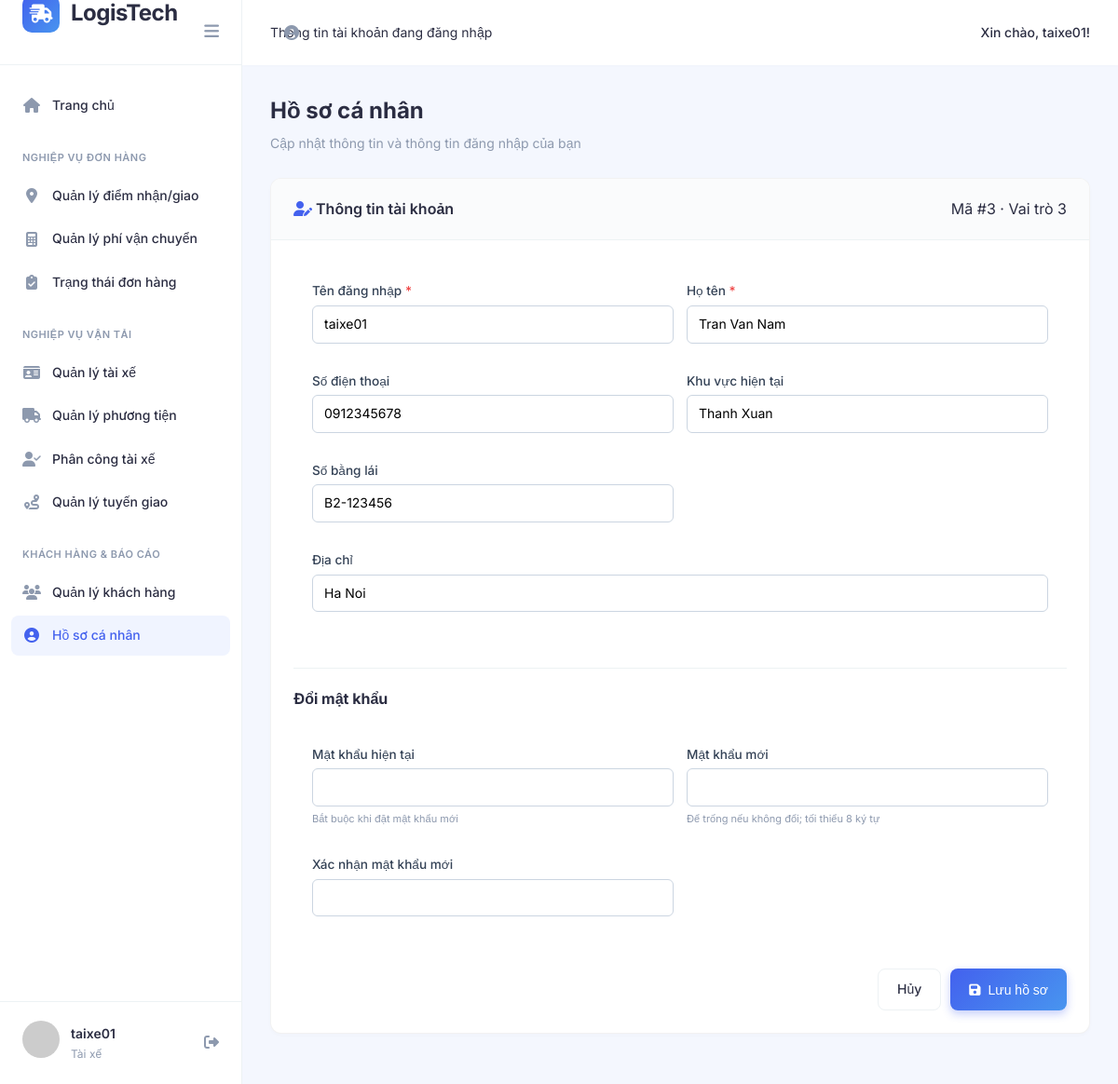
The app's page /index.php?page=hoso (signed in) with its own data.
### tables this page shows
CREATE TABLE TaiKhoan (
    MaTaiKhoan INT AUTO_INCREMENT PRIMARY KEY,
    MaVaiTro INT NOT NULL,
    TenDangNhap VARCHAR(100) NOT NULL UNIQUE,
    MatKhau VARCHAR(255) NOT NULL,
    TrangThai VARCHAR(30) DEFAULT 'Hoat dong',
    NgayTao DATETIME DEFAULT CURRENT_TIMESTAMP,

    CONSTRAINT FK_TaiKhoan_VaiTro
        FOREIGN KEY (MaVaiTro)
        REFERENCES VaiTro(MaVaiTro)
);

CREATE TABLE TaiXe (
    MaTaiXe INT AUTO_INCREMENT PRIMARY KEY,
    MaTaiKhoan INT NOT NULL UNIQUE,
    HoTen VARCHAR(100) NOT NULL,
    SoDienThoai VARCHAR(20),
    SoBangLai VARCHAR(50),
    KhuVucHienTai VARCHAR(100),
    ThoiGianCapNhatViTri DATETIME,
    TrangThai VARCHAR(30) DEFAULT 'San sang',
    DiaChi VARCHAR(255),
    NgayTao DATETIME DEFAULT CURRENT_TIMESTAMP,

    CONSTRAINT FK_TaiXe_TaiKhoan
        FOREIGN KEY (MaTaiKhoan)
        REFERENCES TaiKhoan(MaTaiKhoan)
);

### controllers/hoso_controller.php (called while the page is built, shortened)
<?php
require_once 'models/taikhoan_model.php';
class ProfileController {
    public function index() {
        $accountId = (int)($_SESSION['user_id'] ?? 0);
        $roleId = (int)($_SESSION['role_id'] ?? 0);
        $model = new AccountModel();
        $profileData = $model->getOwnProfile($accountId, $roleId);
        $account = $profileData['account'];
        $profile = $profileData['profile'];
        require 'views/hoso.php';
    }
}
?>

### models/taikhoan_model.php (called while the page is built, shortened)
<?php
require_once 'config/database.php';
class AccountModel {
    private $conn;
    public function __construct() {
        $database = new Database();
        $this->conn = $database->getConnection();
    }
    public function getOwnProfile($accountId, $roleId) {
        $accountStmt = $this->conn->prepare('SELECT MaTaiKhoan, MaVaiTro, TenDangNhap, NgayTao FROM TaiKhoan WHERE MaTaiKhoan = :id AND TrangThai = \'Hoat dong\'');
        $accountStmt->execute([':id' => (int)$accountId]);
        $account = $accountStmt->fetch(PDO::FETCH_ASSOC);
        $profile = [];
        if ((int)$roleId === 1) {
            $query = 'SELECT HoTen AS name, SoDienThoai AS phone, Email AS email, DiaChi AS address FROM KhachHang WHERE MaTaiKhoan = :id';
        } elseif ((int)$roleId === 2) {
            $query = 'SELECT HoTen AS name, SoDienThoai AS phone, Email AS email, ChucVu AS position FROM NhanVien WHERE MaTaiKhoan = :id';
        } elseif ((int)$roleId === 3) {
            $query = 'SELECT HoTen AS name, SoDienThoai AS phone, DiaChi AS address, KhuVucHienTai AS area, SoBangLai AS license FROM TaiXe WHERE MaTaiKhoan = :id';
        } else {
            return ['account' => $account, 'profile' => $profile];
        }
        $profileStmt = $this->conn->prepare($query);
        $profileStmt->execute([':id' => (int)$accountId]);
        $profile = $profileStmt->fetch(PDO::FETCH_ASSOC);
        return $profile ? ['account' => $account, 'profile' => $profile] : null;
    }
}
?>

### config/database.php (called while the page is built, shortened)
<?php
class Database {
    private $host = "localhost";
    private $db_name = "QuanLyVanTai";
    private $username = "root";
    private $password = "";
    public function getConnection() {
        $this->conn = null;
        try {
            $this->conn = new PDO("mysql:host=" . $this->host . ";dbname=" . $this->db_name, $this->username, $this->password);
            $this->conn->exec("set names utf8");
        } catch(PDOException $exception) {
            echo "Lỗi kết nối cơ sở dữ liệu: " . $exception->getMessage();
        }
        return $this->conn;
    }
}
?>

### views/hoso.php (the view, shortened to what this page needs)
<!DOCTYPE html>
<html lang="vi">
<head>
    <link rel="stylesheet" href="assets/css/style.css">
    <link rel="stylesheet" href="https://cdnjs.cloudflare.com/ajax/libs/font-awesome/6.4.0/css/all.min.css">
</head>
<body class="dashboard-body">
<?php include 'views/menu.php'; ?>
<main class="main-content">
    <header class="topbar">
        <div class="search-bar"><i class="fas fa-user-circle search-icon"></i><span style="color:var(--text-secondary);font-size:14px;">Thông tin tài khoản đang đăng nhập</span></div>
        <div class="topbar-right"><span class="user-greeting">Xin chào, <?php echo htmlspecialchars($_SESSION['username'] ?? ''); ?>!</span></div>
    </header>
    <div class="content-area">
        <div class="page-header"><div><h1 class="page-title">Hồ sơ cá nhân</h1><p class="page-subtitle">Cập nhật thông tin và thông tin đăng nhập của bạn</p></div></div>
        <div class="card" style="max-width:900px;">
            <div class="card-header"><h3 class="card-title"><i class="fas fa-user-edit" style="color:#4361ee;"></i> Thông tin tài khoản</h3><span class="badge-pill status-gray">Mã #<?php echo (int)$account['MaTaiKhoan']; ?> · Vai trò <?php echo (int)$roleId; ?></span></div>
            <div class="card-body">
                <form method="POST" action="index.php?page=hoso" autocomplete="off">
                    <div class="customer-form-grid">
                        <div class="input-group"><label for="profileUsername">Tên đăng nhập <span>*</span></label><input id="profileUsername" name="username" value="<?php echo htmlspecialchars($account['TenDangNhap']); ?>" required maxlength="100" autocomplete="username"></div>
                        <?php if ($roleId !== 4): ?>
                        <div class="input-group"><label for="profileName">Họ tên <span>*</span></label><input id="profileName" name="name" value="<?php echo htmlspecialchars($profile['name'] ?? ''); ?>" required maxlength="100" autocomplete="name"></div>
                        <div class="input-group"><label for="profilePhone">Số điện thoại</label><input id="profilePhone" name="phone" type="tel" value="<?php echo htmlspecialchars($profile['phone'] ?? ''); ?>" maxlength="20" autocomplete="tel"></div>
                        <?php endif; ?>
                        <?php if ($roleId === 1): ?>
                        <div class="input-group customer-form-wide"><label for="profileAddress">Địa chỉ</label><input id="profileAddress" name="address" value="<?php echo htmlspecialchars($profile['address'] ?? ''); ?>" maxlength="255" autocomplete="street-address"></div>
                        <?php elseif ($roleId === 2): ?>
                        <div class="input-group"><label>Chức vụ</label><input value="<?php echo htmlspecialchars($profile['position'] ?? ''); ?>" readonly></div>
                        <?php elseif ($roleId === 3): ?>
                        <div class="input-group"><label for="profileArea">Khu vực hiện tại</label><input id="profileArea" name="area" value="<?php echo htmlspecialchars($profile['area'] ?? ''); ?>" maxlength="100"></div>
                        <div class="input-group"><label for="profileLicense">Số bằng lái</label><input id="profileLicense" name="license" value="<?php echo htmlspecialchars($profile['license'] ?? ''); ?>" maxlength="50"></div>
                        <div class="input-group customer-form-wide"><label for="profileAddress">Địa chỉ</label><input id="profileAddress" name="address" value="<?php echo htmlspecialchars($profile['address'] ?? ''); ?>" maxlength="255" autocomplete="street-address"></div>
                        <?php endif; ?>
                    </div>
                    <div style="border-top:1px solid var(--border-color);margin:24px 0 20px;padding-top:20px;">
                        <h3 style="font-size:16px;margin-bottom:16px;">Đổi mật khẩu</h3>
                        <div class="customer-form-grid">
                            <div class="input-group"><label for="currentPassword">Mật khẩu hiện tại</label><input id="currentPassword" name="current_password" type="password" autocomplete="current-password"><small>Bắt buộc khi đặt mật khẩu mới</small></div>
                            <div class="input-group"><label for="newPassword">Mật khẩu mới</label><input id="newPassword" name="new_password" type="password" minlength="8" autocomplete="new-password"><small>Để trống nếu không đổi; tối thiểu 8 ký tự</small></div>
                            <div class="input-group"><label for="confirmPassword">Xác nhận mật khẩu mới</label><input id="confirmPassword" name="confirm_password" type="password" minlength="8" autocomplete="new-password"></div>
                        </div>
                    </div>
                    <div style="display:flex;justify-content:flex-end;gap:10px;">
                        <a class="btn btn-outline" href="index.php?page=trangchu">Hủy</a>
                        <button class="btn btn-primary" type="submit"><i class="fas fa-save"></i> Lưu hồ sơ</button>
                    </div>
                </form>
            </div>
        </div>
    </div>
</main>
</body>
</html>

### assets/css/style.css (style rules this page uses)
:root { --primary-color: #4361ee; --primary-light: #4895ef; --secondary-color: #3f37c9; --success-color: #2ecc71; --warning-color: #f39c12; --danger-color: #e74c3c; --text-main: #2b2d42; --text-muted: #8d99ae; --bg-main: #f8f9fa; --bg-card: #ffffff; --border-color: #edf2f4; --sidebar-bg: #ffffff; --sidebar-text: #2b2d42; --sidebar-active: #f0f4ff; --sidebar-active-text: #4361ee; --sidebar-width: 260px; --topbar-height: 70px; --transition-speed: 0.3s; --shadow-sm: 0 2px 4px rgba(0,0,0,0.02); --shadow-md: 0 4px 6px rgba(0,0,0,0.04); --shadow-lg: 0 10px 15px rgba(0,0,0,0.05); }
* { margin: 0; padding: 0; box-sizing: border-box; }
body { font-family: 'Inter', sans-serif; background-color: var(--bg-main); color: var(--text-main); line-height: 1.6; }
a { text-decoration: none; color: var(--primary-color); }
.btn { display: inline-flex; align-items: center; justify-content: center; gap: 8px; padding: 10px 20px; border: none; border-radius: 8px; font-weight: 500; font-size: 14px; cursor: pointer; transition: all 0.3s ease; }
.btn-primary { background: linear-gradient(135deg, var(--primary-color), var(--primary-light)); color: white; box-shadow: 0 4px 10px rgba(67, 97, 238, 0.3); }
.btn-outline { background: transparent; border: 1px solid var(--border-color); color: var(--text-main); }
.input-group { margin-bottom: 20px; }
.input-group label { display: block; margin-bottom: 8px; font-size: 14px; font-weight: 500; color: var(--text-main); }
.dashboard-body { display: flex; min-height: 100vh; overflow: hidden; }
.main-content { flex: 1; display: flex; flex-direction: column; height: 100vh; overflow: hidden; background-color: #f4f7fe; }
.topbar { height: var(--topbar-height); background: white; display: flex; align-items: center; justify-content: space-between; padding: 0 30px; box-shadow: 0 1px 3px rgba(0,0,0,0.02); z-index: 10; }
.search-bar { position: relative; width: 350px; }
.search-bar .search-icon { position: absolute; left: 15px; top: 50%; transform: translateY(-50%); color: var(--text-muted); }
.topbar-right { display: flex; align-items: center; gap: 20px; }
.user-greeting { font-size: 14px; font-weight: 500; color: var(--text-main); }
.content-area { flex: 1; overflow-y: auto; padding: 30px; }
.page-header { display: flex; justify-content: space-between; align-items: flex-end; margin-bottom: 25px; }
.page-title { font-size: 24px; font-weight: 700; color: var(--text-main); margin-bottom: 5px; }
.page-subtitle { font-size: 14px; color: var(--text-muted); }
.card { background: var(--bg-card); border-radius: 12px; box-shadow: var(--shadow-sm); margin-bottom: 24px; overflow: hidden; border: 1px solid rgba(0,0,0,0.05); }
.card-header { padding: 20px 24px; border-bottom: 1px solid var(--border-color); display: flex; justify-content: space-between; align-items: center; background-color: #fafbfc; }
.card-title { font-size: 16px; font-weight: 600; color: var(--text-main); }
.card-body { padding: 24px; }
.customer-form-grid { display: grid; grid-template-columns: 1fr 1fr; gap: 0 18px; padding: 22px 24px 4px; }
.customer-form-grid .input-group { margin-bottom: 16px; }
.customer-form-grid label { display: block; margin-bottom: 6px; font-size: 13px; font-weight: 600; }
.customer-form-grid label span { color: var(--danger-color); }
.customer-form-grid input { width: 100%; padding: 10px 12px; border: 1px solid #e2e8f0; border-radius: 7px; font: inherit; outline: none; }
.customer-form-grid small { display: block; margin-top: 5px; color: var(--text-muted); font-size: 11px; }
.customer-form-wide { grid-column: 1 / -1; }
.customer-form-grid { padding: 20px; display: grid; grid-template-columns: repeat(2, 1fr); gap: 14px; }
.customer-form-wide { grid-column: span 2; }
.input-group label { display: block; font-size: 0.85rem; font-weight: 500; color: #334155; margin-bottom: 4px; }
.input-group label span { color: #ef4444; }
.input-group input { width: 100%; padding: 8px 12px; border: 1px solid #cbd5e1; border-radius: 6px; font-size: 0.875rem; outline: none; box-sizing: border-box; }

### records on screen
taikhoan: MaTaiKhoan "3", username "taixe01"
taixe: name "Tran Van Nam", phone "0912345678", area "Thanh Xuan", license "B2-123456", address "Ha Noi"

### other values on screen
$_SESSION['username'] "taixe01"
$roleId "3"
